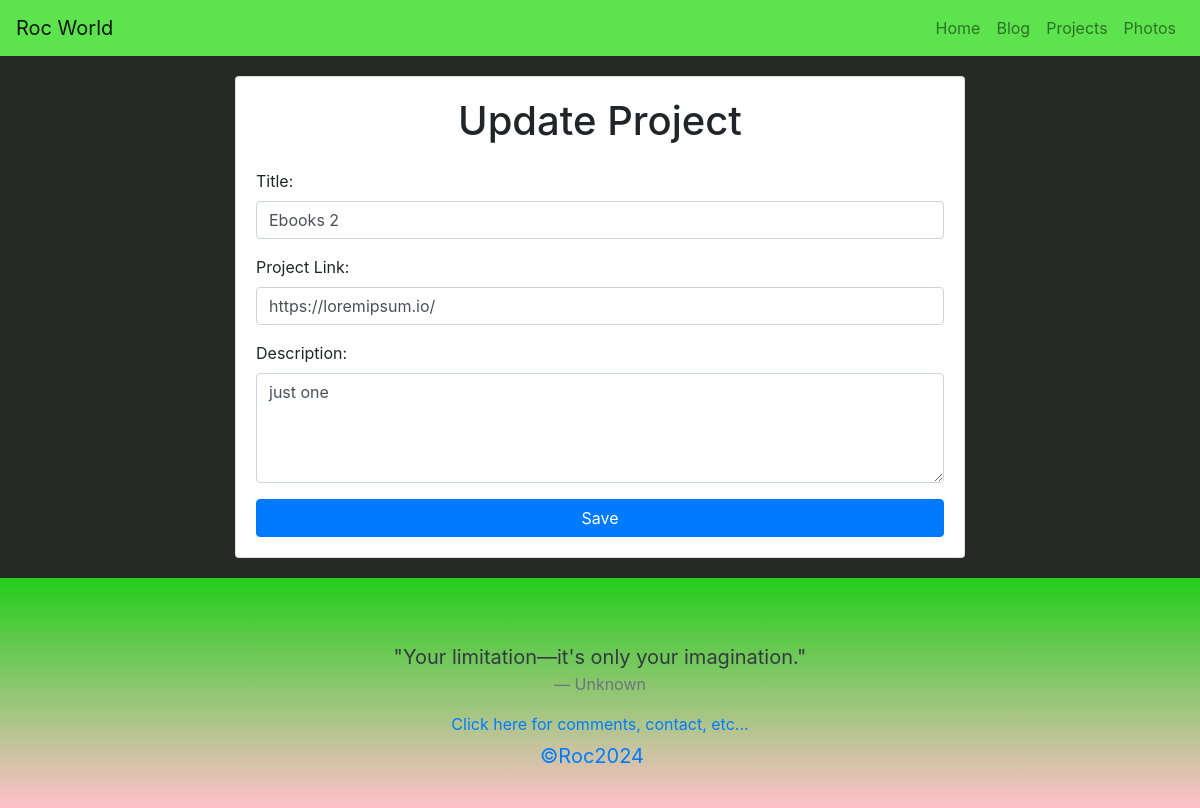
Page /projects/4/edit/ (signed in) on the committed database.
### portfolio/models.py (models this page shows, shortened)
class Project(models.Model):
    title = models.CharField(max_length=200)
    description = models.TextField()
    project_link = models.URLField(max_length=200, blank=True)

### portfolio/views.py (the view)
# urls.py: path('projects/<int:pk>/edit/', views.update_project, name='update_project'),
@login_required(login_url='user_login')
def update_project(request, pk):
    project = get_object_or_404(Project, pk=pk)
    if request.method == 'POST':
        form = ProjectForm(request.POST, request.FILES, instance=project)
        if form.is_valid():
            form.save()
            return redirect('project_list')
    else:
        form = ProjectForm(instance=project)
    return render(request, 'portfolio/project_update.html', {'form': form})

### portfolio/forms.py
class ProjectForm(forms.ModelForm):
    class Meta:
        model = Project
        fields = ['title', 'description', 'project_link']

### portfolio/templates/portfolio/project_update.html (shortened to what this page needs)
{% extends 'portfolio/base.html' %}
{% load crispy_forms_tags %}
{% block content %}
<div class="container">
  <div class="row justify-content-center">
    <div class="col-md-8">
      <div class="card">
        <div class="card-body">
          <h1 class="text-center mb-4">Update Project</h1>
          <form method="post" enctype="multipart/form-data">
            <div class="form-group">
              <label for="id_title">Title:</label>
              <input type="text" name="title" id="id_title" class="form-control" value="{{ form.title.value|default_if_none:'' }}">
            </div>
            <div class="form-group">
              <label for="id_project_link">Project Link:</label>
              <input type="text" name="project_link" id="id_project_link" class="form-control" value="{{ form.project_link.value|default_if_none:'' }}">
            </div>
            <div class="form-group">
              <label for="id_description">Description:</label>
              <textarea name="description" id="id_description" rows="4" class="form-control">{{ form.description.value|default_if_none:'' }}</textarea>
            </div>
            <button type="submit" class="btn btn-primary btn-block">Save</button>
          </form>
        </div>
      </div>
    </div>
  </div>
</div>
{% endblock %}

### rows in the picture
Project: title "Ebooks 2", project_link "https://loremipsum.io/", description "just one"
